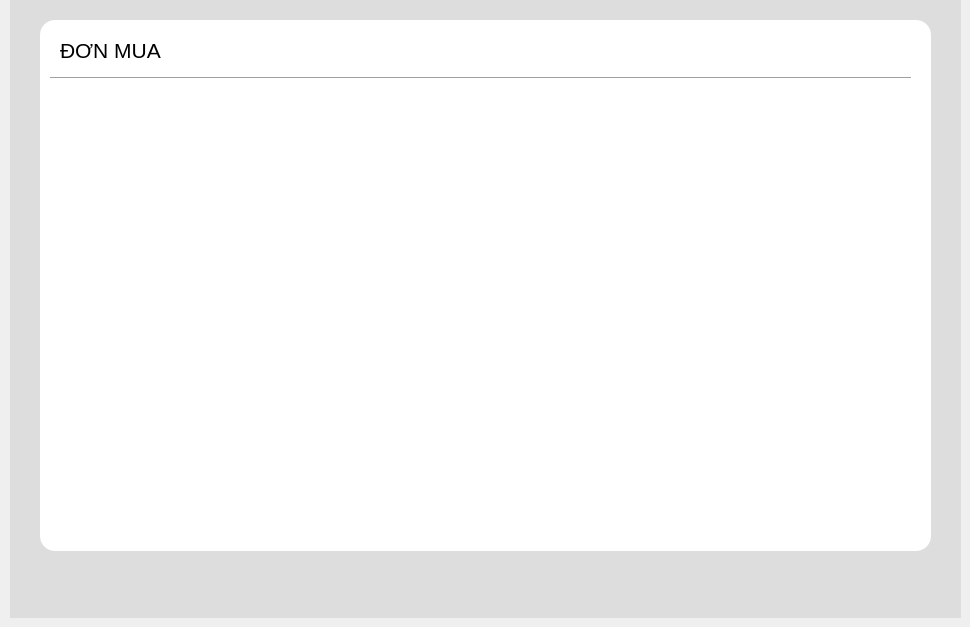
    <widget class="QWidget" name="page_11">
     <widget class="QLabel" name="label_52">
      <property name="geometry">
       <rect>
        <x>40</x>
        <y>20</y>
        <width>891</width>
        <height>531</height>
       </rect>
      </property>
      <property name="styleSheet">
       <string notr="true">background-color: rgb(255, 255, 255);
 border-radius: 15px;</string>
      </property>
      <property name="text">
       <string/>
      </property>
     </widget>
     <widget class="QLabel" name="label_63">
      <property name="geometry">
       <rect>
        <x>60</x>
        <y>40</y>
        <width>111</width>
        <height>21</height>
       </rect>
      </property>
      <property name="font">
       <font>
        <pointsize>16</pointsize>
       </font>
      </property>
      <property name="styleSheet">
       <string notr="true">color: rgb(0, 0, 0);</string>
      </property>
      <property name="text">
       <string>ĐƠN MUA</string>
      </property>
     </widget>
     <widget class="QLabel" name="label_64">
      <property name="geometry">
       <rect>
        <x>10</x>
        <y>0</y>
        <width>951</width>
        <height>618</height>
       </rect>
      </property>
      <property name="styleSheet">
       <string notr="true">background-color: rgb(221, 221, 221)</string>
      </property>
      <property name="text">
       <string/>
      </property>
     </widget>
     <widget class="Line" name="line_4">
      <property name="geometry">
       <rect>
        <x>50</x>
        <y>70</y>
        <width>861</width>
        <height>16</height>
       </rect>
      </property>
      <property name="orientation">
       <enum>Qt::Orientation::Horizontal</enum>
      </property>
     </widget>
     <zorder>label_64</zorder>
     <zorder>label_52</zorder>
     <zorder>label_63</zorder>
     <zorder>line_4</zorder>
    </widget>
